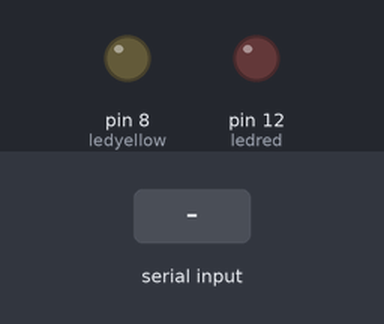
Recording of a sketch running on a simulated Arduino Uno, built with avr-gcc and run on an emulated ATmega328P. Parts: output pins drawn as LEDs (lit = HIGH). Inputs (shaded band) come from the test bench.

Above: at 1.2 s.
1.3 s: "1" received over Serial
At 2.3 s:
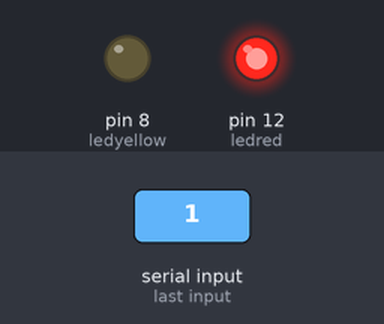
2.8 s: "3" received over Serial
At 3.4 s:
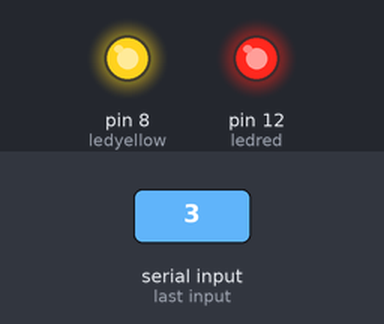
4.3 s: "2" received over Serial
At 5.5 s:
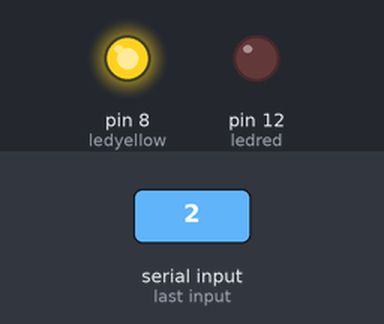
5.8 s: "4" received over Serial
At 6.9 s:
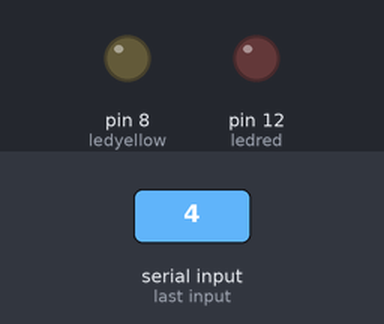
Timing chart, 0 to 8.3 s (numbered marks = the images above; inputs shaded):
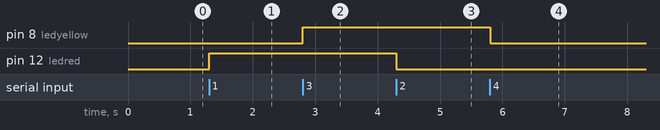

Measured:
- after the input at 1.3 s, pin 12 (ledred): LOW → HIGH at once
- after the input at 2.8 s, pin 8 (ledyellow): LOW → HIGH at once
- after the input at 4.3 s, pin 12 (ledred): HIGH → LOW at once
- after the input at 5.8 s, pin 8 (ledyellow): HIGH → LOW at once

The sketch:

09._Input_from_Serial_Monitor.ino
```cpp
int ledred=12;
int ledyellow=8;
char input;
void setup() {
  Serial.begin(9600);
  pinMode(ledred, OUTPUT);
  pinMode(ledyellow, OUTPUT);
}

void loop() {

  if(Serial.available()!=0)
    {
    input=Serial.read();
    }
  if (input=='1')
  {
    digitalWrite(ledred, HIGH);
  }
  if (input=='2')
  {
    digitalWrite(ledred, LOW);
  }
  if (input=='3')
  {
    digitalWrite(ledyellow, HIGH);
  }
  if (input=='4')
  {
    digitalWrite(ledyellow, LOW);
  }


}
```
